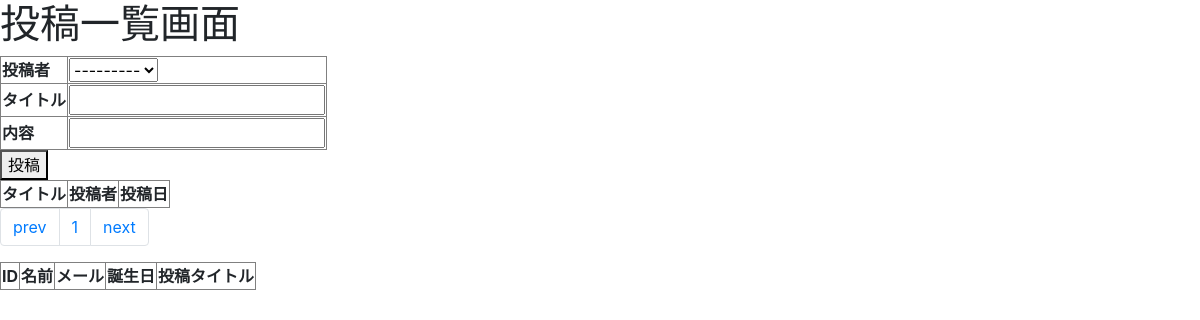
Page /message/list/2 on the earlier database version.
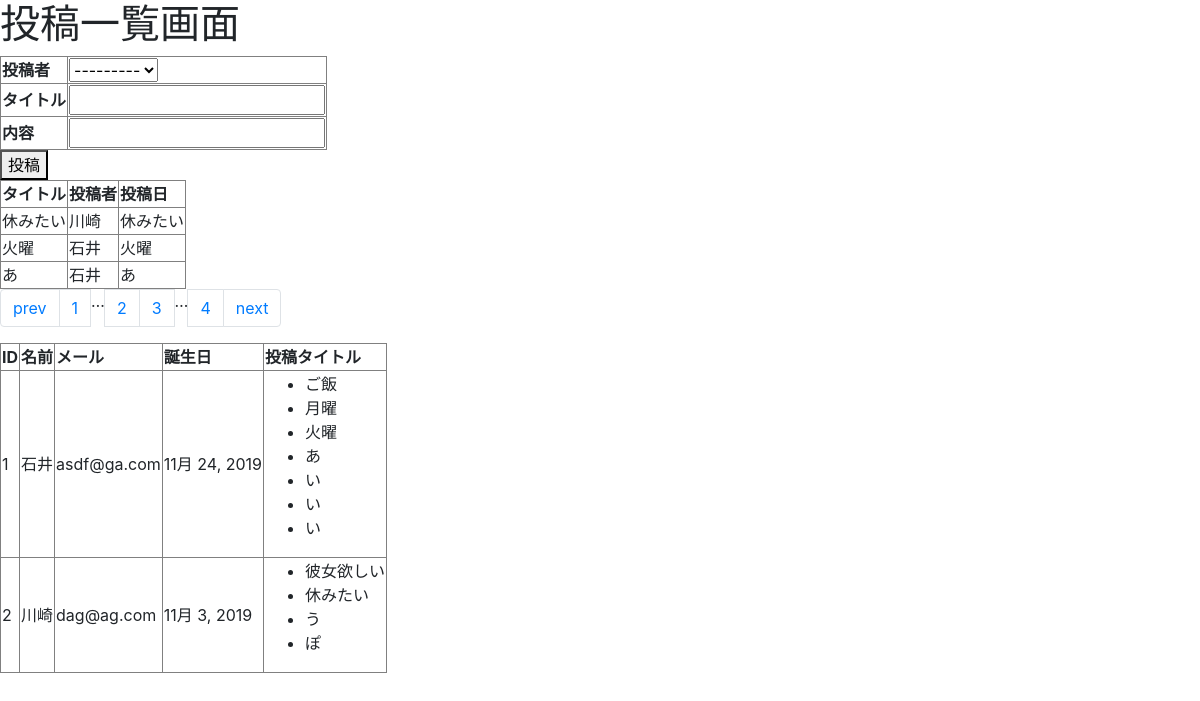
Same page on the later database version.
### message/models.py (models this page shows, shortened)
class MessageModel(models.Model):
    friend = models.ForeignKey(FriendModel, on_delete=models.CASCADE)
    title = models.CharField(max_length=100)
    content = models.CharField(max_length=300)
    pub_date = models.DateTimeField(auto_now_add=True)
    class Meta:
        ordering = ('pub_date',)

class FriendModel(models.Model):
    name = models.CharField(max_length=100)
    mail = models.CharField(max_length=200)
    gender = models.BooleanField()
    age = models.IntegerField(default=0)
    birthday = models.DateField()
    def __str__(self):
        return self.name

### message/views.py (the view, shortened to what this page needs)
# urls.py: path('list/', views.MessageList.as_view(), name='message_list'),
class MessageList(View):
    def __init__(self):
        self.message_model = models.MessageModel
        self.friend_model = models.FriendModel
    def get(self, request, *args, **kwargs):
        page = kwargs.get('page', 1)
        message_list = self.message_model.objects.all()
        message_page = Paginator(message_list, 3)
        friend_list = self.friend_model.objects.all()
        for friend in friend_list:
            print(friend)
        context_data = {
            'message_forms': forms.MessageForm(),
            'message_list': message_page.get_page(page),
            'friend_list': friend_list,
        }
        return render(request, 'message_list.html', context_data)

### message/forms.py
class MessageForm(forms.ModelForm):
    class Meta:
        model = MessageModel
        fields = ['title', 'content', 'friend']

### message/templates/message_list.html (shortened to what this page needs)
<!doctype html>
<html lang="en">
<head>
  <link rel="stylesheet" href="https://stackpath.bootstrapcdn.com/bootstrap/4.3.1/css/bootstrap.min.css"
>
</head>
<body>
  <h1>投稿一覧画面</h1>
  <form action="{% url 'message:message_list' %}" method="post">
    <table border="1">
      <tr>
        <th>投稿者</th>
        <td>{{ message_forms.friend }}</td>
      </tr>
      <tr>
        <th>タイトル</th>
        <td>{{ message_forms.title }}</td>
      </tr>
      <tr>
        <th>内容</th>
        <td>{{ message_forms.content }}</td>
      </tr>
    </table>
    <button>投稿</button>
  </form>
  <table border="1">
    <tr>
      <th>タイトル</th>
      <th>投稿者</th>
      <th>投稿日</th>
    </tr>
    {% for message in message_list %}
    <tr>
      <td>{{ message.title }}</td>
      <td>{{ message.friend.name }}</td>
      <td>{{ message.title }}</td>
    </tr>
    {% endfor %}
  </table>
  <nav aria-label="Page navigation">
    <ul class="pagination">
      {% if message_list.has_previous %}
      <li class="page-item"><a class="page-link"
          href="{% url 'message:message_list_page' message_list.previous_page_number %}">prev</a>
      </li>
      {% else %}
      <li class="page-item"><a class="page-link" href="#">prev</a>
      </li>
      {% endif %}
      {% if message_list.number != 1 %}
      <li class="page-item"><a class="page-link" href="{% url 'message:message_list_page' 1 %}">1</a></li>
      <li class="page-item"><span>&hellip;</span></li>
      {% endif %}
      <li class="page-item"><a class="page-link"
          href="{% url 'message:message_list_page' message_list.number %}">{{ message_list.number }}</a>
      </li>
      {% if message_list.has_next and message_list.next_page_number != message_list.paginator.num_pages %}
      <li class="page-item"><a class="page-link"
          href="{% url 'message:message_list_page' message_list.next_page_number %}">{{ message_list.next_page_number }}</a>
      </li>
      {% endif %}
      {% if message_list.number != message_list.paginator.num_pages %}
      <li class="page-item"><span>&hellip;</span></li>
      <li class="page-item"><a class="page-link"
          href="{% url 'message:message_list_page' message_list.paginator.num_pages %}">{{ message_list.paginator.num_pages }}</a>
      </li>
      {% endif %}
      {% if message_list.has_next %}
      <li class="page-item"><a class="page-link"
          href="{% url 'message:message_list_page' message_list.next_page_number %}">next</a>
      </li>
      {% else %}
      <li class="page-item"><a class="page-link" href="#">next</a>
      </li>
      {% endif %}
    </ul>
  </nav>
  <table border="1">
    <tr>
      <th>ID</th>
      <th>名前</th>
      <th>メール</th>
      <th>誕生日</th>
      <th>投稿タイトル</th>
    </tr>
    {% for friend in friend_list %}
    <tr>
      <td>{{ friend.id }}</td>
      <td>{{ friend.name }}</td>
      <td>{{ friend.mail }}</td>
      <td>{{ friend.birthday }}</td>
      <td>
        <ul>
          {% for ob in friend.messagemodel_set.all %}
          <li>{{ ob.title }}</li>
          {% endfor %}
        </ul>
      </td>
    </tr>
    {% endfor %}
  </table>
</body>
</html>

Differences in the rows shown:
added MessageModel: title "休みたい", friend.name "川崎"
added MessageModel: title "火曜", friend.name "石井"
added MessageModel: title "あ", friend.name "石井"
added FriendModel: id "1", name "石井", mail "asdf@ga.com", birthday "11月 24, 2019"
added MessageModel: title "ご飯", shown under "1"
added MessageModel: title "月曜", shown under "1"
added MessageModel: title "い", shown under "1"
added MessageModel: title "い", shown under "1"
added MessageModel: title "い", shown under "1"
added FriendModel: id "2", name "川崎", mail "dag@ag.com", birthday "11月 3, 2019"
added MessageModel: title "彼女欲しい", shown under "2"
added MessageModel: title "う", shown under "2"
added MessageModel: title "ぽ", shown under "2"
Other differences:
{{ message_list.number }}: "1" → "2"
{{ message_list.next_page_number }}: (not shown) → "3"
{{ message_list.paginator.num_pages }}: (not shown) → "4"
text now shown: "1 … …"
